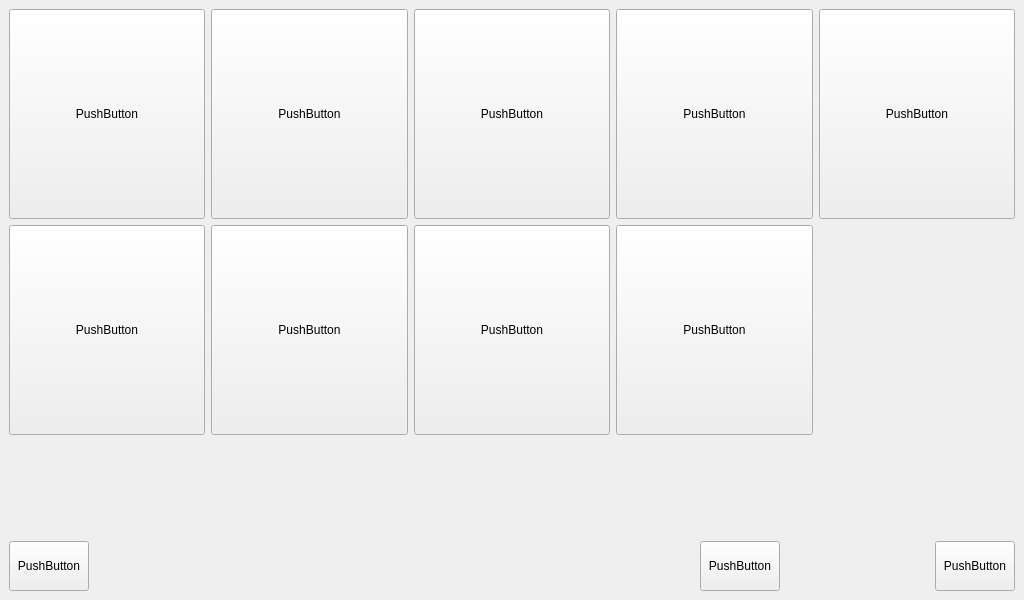
<?xml version="1.0" encoding="UTF-8"?>
<ui version="4.0">
 <class>MainWindow</class>
 <widget class="QMainWindow" name="MainWindow">
  <property name="geometry">
   <rect>
    <x>0</x>
    <y>0</y>
    <width>1024</width>
    <height>600</height>
   </rect>
  </property>
  <property name="windowTitle">
   <string>MainWindow</string>
  </property>
  <property name="styleSheet">
   <string notr="true">QToolBar {
	background: black;
}</string>
  </property>
  <widget class="QWidget" name="centralwidget">
   <property name="styleSheet">
    <string notr="true"/>
   </property>
   <layout class="QGridLayout" name="gridLayout_2">
    <item row="1" column="0">
     <layout class="QGridLayout" name="gridLayout">
      <item row="0" column="1">
       <widget class="QPushButton" name="pushButton_6">
        <property name="sizePolicy">
         <sizepolicy hsizetype="MinimumExpanding" vsizetype="MinimumExpanding">
          <horstretch>0</horstretch>
          <verstretch>0</verstretch>
         </sizepolicy>
        </property>
        <property name="text">
         <string>PushButton</string>
        </property>
       </widget>
      </item>
      <item row="0" column="3">
       <widget class="QPushButton" name="pushButton_3">
        <property name="sizePolicy">
         <sizepolicy hsizetype="MinimumExpanding" vsizetype="MinimumExpanding">
          <horstretch>0</horstretch>
          <verstretch>0</verstretch>
         </sizepolicy>
        </property>
        <property name="text">
         <string>PushButton</string>
        </property>
       </widget>
      </item>
      <item row="0" column="4">
       <widget class="QPushButton" name="pushButton">
        <property name="sizePolicy">
         <sizepolicy hsizetype="MinimumExpanding" vsizetype="MinimumExpanding">
          <horstretch>0</horstretch>
          <verstretch>0</verstretch>
         </sizepolicy>
        </property>
        <property name="text">
         <string>PushButton</string>
        </property>
       </widget>
      </item>
      <item row="0" column="2">
       <widget class="QPushButton" name="pushButton_5">
        <property name="sizePolicy">
         <sizepolicy hsizetype="MinimumExpanding" vsizetype="MinimumExpanding">
          <horstretch>0</horstretch>
          <verstretch>0</verstretch>
         </sizepolicy>
        </property>
        <property name="text">
         <string>PushButton</string>
        </property>
       </widget>
      </item>
      <item row="1" column="3">
       <widget class="QPushButton" name="pushButton_4">
        <property name="sizePolicy">
         <sizepolicy hsizetype="MinimumExpanding" vsizetype="MinimumExpanding">
          <horstretch>0</horstretch>
          <verstretch>0</verstretch>
         </sizepolicy>
        </property>
        <property name="text">
         <string>PushButton</string>
        </property>
       </widget>
      </item>
      <item row="0" column="0">
       <widget class="QPushButton" name="pushButton_7">
        <property name="sizePolicy">
         <sizepolicy hsizetype="MinimumExpanding" vsizetype="MinimumExpanding">
          <horstretch>0</horstretch>
          <verstretch>0</verstretch>
         </sizepolicy>
        </property>
        <property name="text">
         <string>PushButton</string>
        </property>
       </widget>
      </item>
      <item row="1" column="0">
       <widget class="QPushButton" name="pushButton_8">
        <property name="sizePolicy">
         <sizepolicy hsizetype="MinimumExpanding" vsizetype="MinimumExpanding">
          <horstretch>0</horstretch>
          <verstretch>0</verstretch>
         </sizepolicy>
        </property>
        <property name="text">
         <string>PushButton</string>
        </property>
       </widget>
      </item>
      <item row="1" column="1">
       <widget class="QPushButton" name="pushButton_9">
        <property name="sizePolicy">
         <sizepolicy hsizetype="MinimumExpanding" vsizetype="MinimumExpanding">
          <horstretch>0</horstretch>
          <verstretch>0</verstretch>
         </sizepolicy>
        </property>
        <property name="text">
         <string>PushButton</string>
        </property>
       </widget>
      </item>
      <item row="1" column="2">
       <widget class="QPushButton" name="pushButton_2">
        <property name="sizePolicy">
         <sizepolicy hsizetype="MinimumExpanding" vsizetype="MinimumExpanding">
          <horstretch>0</horstretch>
          <verstretch>0</verstretch>
         </sizepolicy>
        </property>
        <property name="text">
         <string>PushButton</string>
        </property>
       </widget>
      </item>
     </layout>
    </item>
    <item row="2" column="0">
     <spacer name="verticalSpacer">
      <property name="orientation">
       <enum>Qt::Vertical</enum>
      </property>
      <property name="sizeType">
       <enum>QSizePolicy::Fixed</enum>
      </property>
      <property name="sizeHint" stdset="0">
       <size>
        <width>20</width>
        <height>100</height>
       </size>
      </property>
     </spacer>
    </item>
    <item row="3" column="0">
     <layout class="QHBoxLayout" name="horizontalLayout_3">
      <item>
       <widget class="QPushButton" name="pushButton_12">
        <property name="enabled">
         <bool>true</bool>
        </property>
        <property name="sizePolicy">
         <sizepolicy hsizetype="Maximum" vsizetype="Minimum">
          <horstretch>0</horstretch>
          <verstretch>0</verstretch>
         </sizepolicy>
        </property>
        <property name="minimumSize">
         <size>
          <width>40</width>
          <height>50</height>
         </size>
        </property>
        <property name="text">
         <string>PushButton</string>
        </property>
       </widget>
      </item>
      <item>
       <spacer name="horizontalSpacer">
        <property name="orientation">
         <enum>Qt::Horizontal</enum>
        </property>
        <property name="sizeHint" stdset="0">
         <size>
          <width>40</width>
          <height>20</height>
         </size>
        </property>
       </spacer>
      </item>
      <item>
       <widget class="QWidget" name="widget" native="true"/>
      </item>
      <item>
       <spacer name="horizontalSpacer_3">
        <property name="orientation">
         <enum>Qt::Horizontal</enum>
        </property>
        <property name="sizeType">
         <enum>QSizePolicy::Fixed</enum>
        </property>
        <property name="sizeHint" stdset="0">
         <size>
          <width>300</width>
          <height>20</height>
         </size>
        </property>
       </spacer>
      </item>
      <item>
       <spacer name="horizontalSpacer_4">
        <property name="orientation">
         <enum>Qt::Horizontal</enum>
        </property>
        <property name="sizeHint" stdset="0">
         <size>
          <width>40</width>
          <height>20</height>
         </size>
        </property>
       </spacer>
      </item>
      <item>
       <widget class="QPushButton" name="pushButton_11">
        <property name="enabled">
         <bool>true</bool>
        </property>
        <property name="sizePolicy">
         <sizepolicy hsizetype="Maximum" vsizetype="Minimum">
          <horstretch>0</horstretch>
          <verstretch>0</verstretch>
         </sizepolicy>
        </property>
        <property name="minimumSize">
         <size>
          <width>40</width>
          <height>50</height>
         </size>
        </property>
        <property name="text">
         <string>PushButton</string>
        </property>
       </widget>
      </item>
      <item>
       <spacer name="horizontalSpacer_2">
        <property name="orientation">
         <enum>Qt::Horizontal</enum>
        </property>
        <property name="sizeHint" stdset="0">
         <size>
          <width>40</width>
          <height>20</height>
         </size>
        </property>
       </spacer>
      </item>
      <item>
       <widget class="QPushButton" name="pushButton_10">
        <property name="enabled">
         <bool>true</bool>
        </property>
        <property name="sizePolicy">
         <sizepolicy hsizetype="Maximum" vsizetype="Minimum">
          <horstretch>0</horstretch>
          <verstretch>0</verstretch>
         </sizepolicy>
        </property>
        <property name="minimumSize">
         <size>
          <width>40</width>
          <height>50</height>
         </size>
        </property>
        <property name="text">
         <string>PushButton</string>
        </property>
       </widget>
      </item>
     </layout>
    </item>
   </layout>
  </widget>
  <action name="navHelper">
   <property name="text">
    <string>Home</string>
   </property>
  </action>
  <action name="btIndicator">
   <property name="icon">
    <iconset resource="../../../Projects/PiGUI/resources/images.qrc">
     <normaloff>:/images/bt.png</normaloff>:/images/bt.png</iconset>
   </property>
   <property name="text">
    <string/>
   </property>
  </action>
 </widget>
 <resources>
  <include location="../../../Projects/PiGUI/resources/images.qrc"/>
 </resources>
 <connections/>
</ui>
